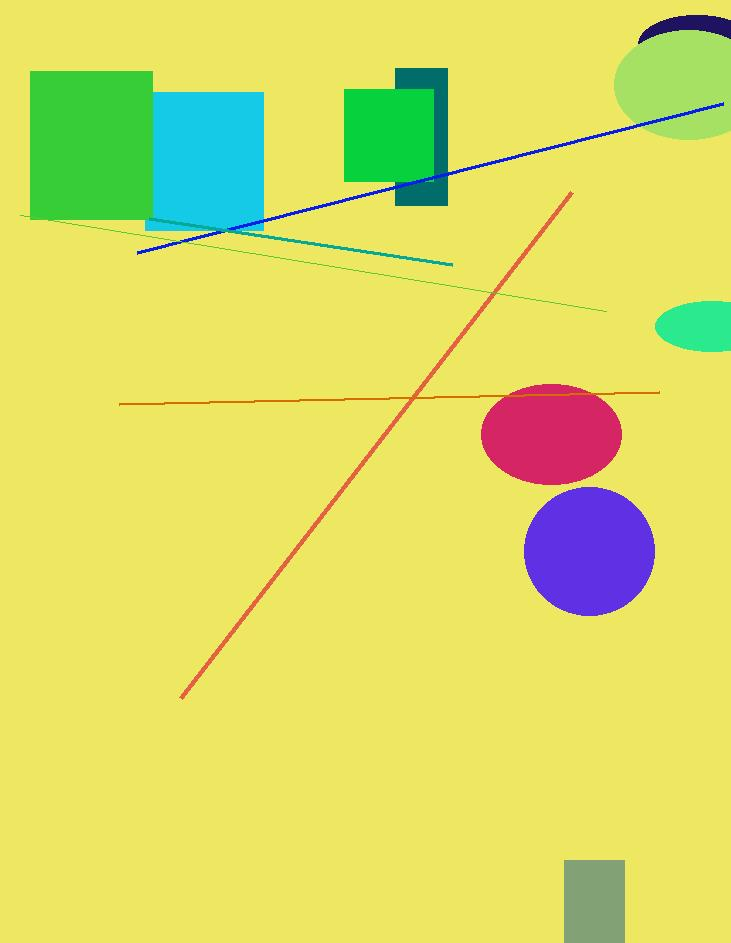
#> input picture frozen_test_images/complex_image_1.jpg, 731 x 943 px, found by its file name; its folder holds only this picture in this run
$ python test_image_quality.py   (older library calls are emulated)
#> lines starting #> are read from the running program, lines starting #| are printed output that depends on the picture
### process_images.py
from PIL import Image
import os
import cv2  # Required for content-aware and feature-based resizing

# Ensure the output directory exists
def ensure_output_dir(output_dir):
    if not os.path.exists(output_dir):
        os.makedirs(output_dir)

# Simple Resize method
def process_images_simple(input_dir, output_dir):
    ensure_output_dir(output_dir)
    for file_name in os.listdir(input_dir):
        if file_name.endswith(('.jpg', '.jpeg', '.png')):
            img_path = os.path.join(input_dir, file_name)
            img = Image.open(img_path)
            img_resized = img.resize((800, 800), Image.Resampling.LANCZOS)  # Updated from Image.ANTIALIAS
            output_path = os.path.join(output_dir, file_name)
            img_resized.save(output_path)
            print(f"Simple resize completed for: {file_name}")

# Padding Resize method
def process_images_padding(input_dir, output_dir):
    ensure_output_dir(output_dir)
    for file_name in os.listdir(input_dir):
        if file_name.endswith(('.jpg', '.jpeg', '.png')):
            img_path = os.path.join(input_dir, file_name)
            img = Image.open(img_path)
            max_size = max(img.size)
            new_img = Image.new('RGB', (max_size, max_size), (255, 255, 255))  # White background
            new_img.paste(img, (int((max_size - img.size[0]) / 2), int((max_size - img.size[1]) / 2)))
            output_path = os.path.join(output_dir, file_name)
            new_img.save(output_path)
            print(f"Padding resize completed for: {file_name}")

# Content-Aware Resize (Feature-Based) method using OpenCV
def process_images_content_aware(input_dir, output_dir):
    ensure_output_dir(output_dir)
    for file_name in os.listdir(input_dir):
        if file_name.endswith(('.jpg', '.jpeg', '.png')):
            img_path = os.path.join(input_dir, file_name)
            img = cv2.imread(img_path)

            # Resize to a target size, maintaining aspect ratio (example 800px width)
            target_width = 800
            height, width = img.shape[:2]
            scale = target_width / width
            new_size = (target_width, int(height * scale))
            img_resized = cv2.resize(img, new_size, interpolation=cv2.INTER_AREA)

            output_path = os.path.join(output_dir, file_name)
            cv2.imwrite(output_path, img_resized)
            print(f"Content-aware resize completed for: {file_name}")

# Main function to run the resizing on different methods
# [17 lines left out: function main, not called in this run]

# [2 lines that do not run on import are left out]

### test_image_quality.py
import time
import pandas as pd
from PIL import Image, ImageOps
import os
import numpy as np
from skimage.metrics import structural_similarity as ssim
from process_images import process_images_simple, process_images_padding, process_images_content_aware  # Import various methods

# Directories
frozen_test_dir = "/Users/jameswinslow/Documents/Projects/DataScience/IGPhotoResizer/frozen_test_images"
test_output_dir = "/Users/jameswinslow/Documents/Projects/DataScience/IGPhotoResizer/test_output"

# Ensure directories exist
if not os.path.exists(frozen_test_dir):
    os.makedirs(frozen_test_dir)

if not os.path.exists(test_output_dir):
    os.makedirs(test_output_dir)

# Function to calculate SSIM and MSE
def calculate_metrics(original_img_path, processed_img_path):
    original_img = Image.open(original_img_path)
    processed_img = Image.open(processed_img_path)

    # Resize processed image to match original dimensions
    processed_img_resized = processed_img.resize(original_img.size)

    # Convert to grayscale for SSIM
    original_gray = ImageOps.grayscale(original_img)
    processed_gray = ImageOps.grayscale(processed_img_resized)

    original_array = np.array(original_gray)
    processed_array = np.array(processed_gray)

    # Calculate SSIM and MSE
    ssim_value = ssim(original_array, processed_array)
    mse_value = np.mean((original_array - processed_array) ** 2)

    return ssim_value, mse_value

# Function to evaluate different methods and aggregate results
def evaluate_images(method, process_method, n_runs=5):
    results = []

    for i in range(n_runs):
        print(f"Starting run {i + 1} for {method}...")
        start_time = time.time()  # Start timing

        # Run the selected resizing method
        process_method(frozen_test_dir, test_output_dir)

        # Evaluate each image in the frozen test folder
        for file_name in os.listdir(frozen_test_dir):
            original_img_path = os.path.join(frozen_test_dir, file_name)
            processed_img_path = os.path.join(test_output_dir, file_name)

            if os.path.exists(processed_img_path):
                ssim_value, mse_value = calculate_metrics(original_img_path, processed_img_path)
                results.append({
                    'Run': i + 1,
                    'Method': method,
                    'Image': file_name,
                    'SSIM': ssim_value,
                    'MSE': mse_value
                })

        end_time = time.time()  # End timing
        runtime = end_time - start_time
        print(f"Run {i + 1} for {method} completed in {runtime:.2f} seconds")

    return results

if __name__ == "__main__":
    all_results = []

    # Run evaluation for simple resizing method
    all_results.extend(evaluate_images("Simple Resize", process_images_simple, n_runs=5))
#> in process_images_simple, img is the input picture: PIL image 731x943 RGB; mean R, G, B 216.8, 219.8, 103.2
#> in process_images_simple, `img_resized = img.resize((800, 800), Image.Resampling.LANCZOS)`:
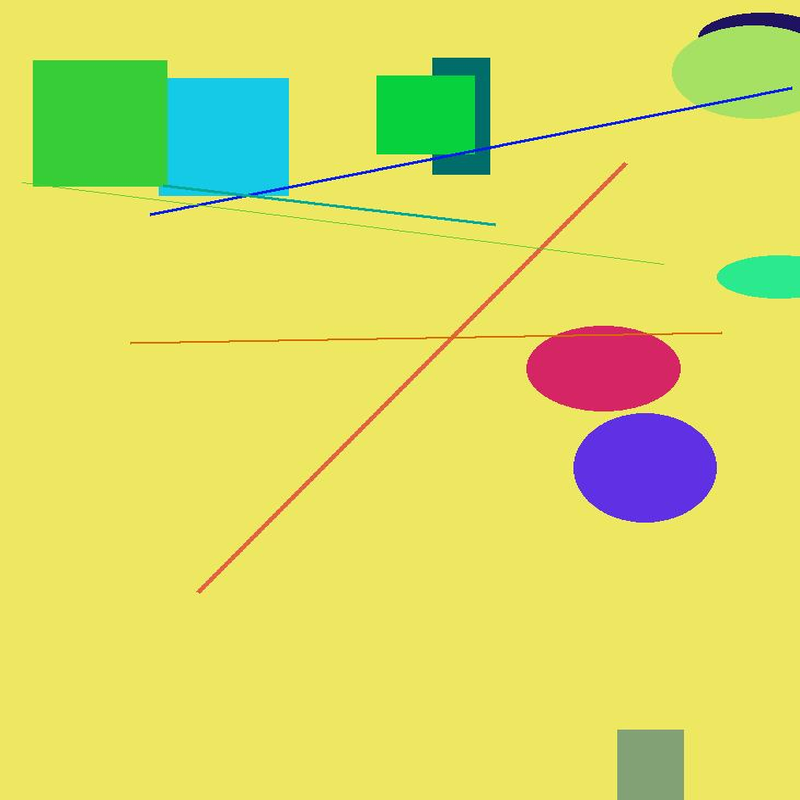
#> img_resized: PIL image 800x800 RGB; mean R, G, B 216.8, 219.8, 103.2
#> in calculate_metrics, `original_gray = ImageOps.grayscale(original_img)`:
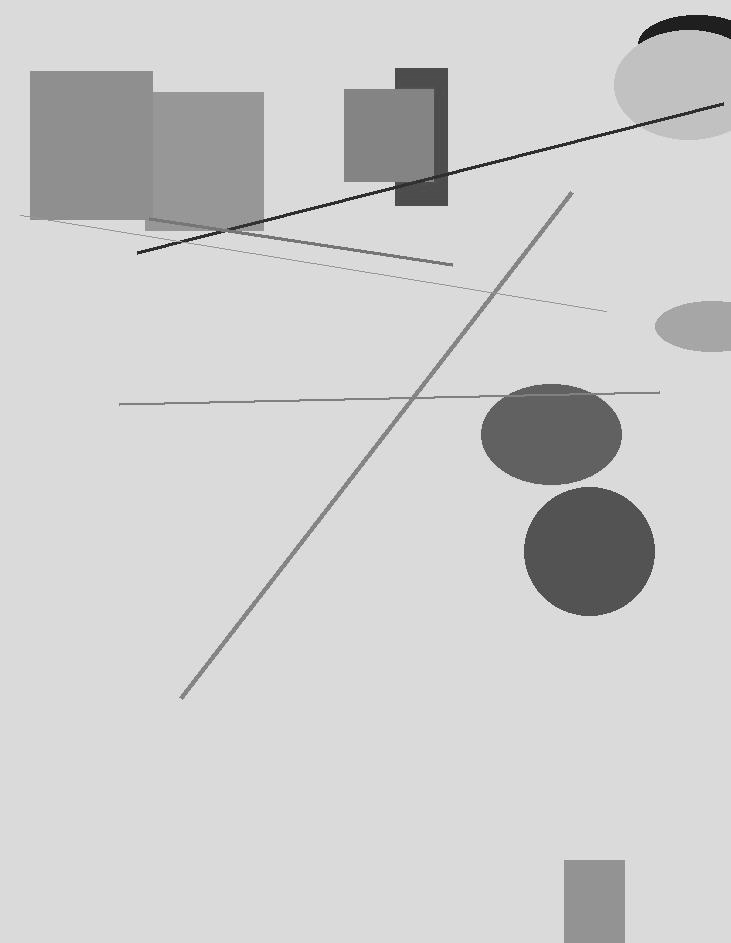
#> original_gray: PIL image 731x943 L; min 5, max 247, mean 205.6
#> in calculate_metrics, `ssim_value = ssim(original_array, processed_array)`: ssim_value = 0.985
#> in calculate_metrics, `mse_value = np.mean((original_array - processed_array) ** 2)`: mse_value = 3.99
#> in evaluate_images, `ssim_value, mse_value = calculate_metrics(original_img_path, processed..`: ssim_value = 0.985; mse_value = 3.99

    # Run evaluation for padding resizing method
    all_results.extend(evaluate_images("Padding Resize", process_images_padding, n_runs=5))
#> in process_images_padding, `new_img = Image.new('RGB', (max_size, max_size), (255, 255, 255))`: new_img: PIL image 943x943 RGB; every value is 255
#> in process_images_padding, `new_img.paste(img, (int((max_size - img.size[0]) / 2), int((max_size -..`:
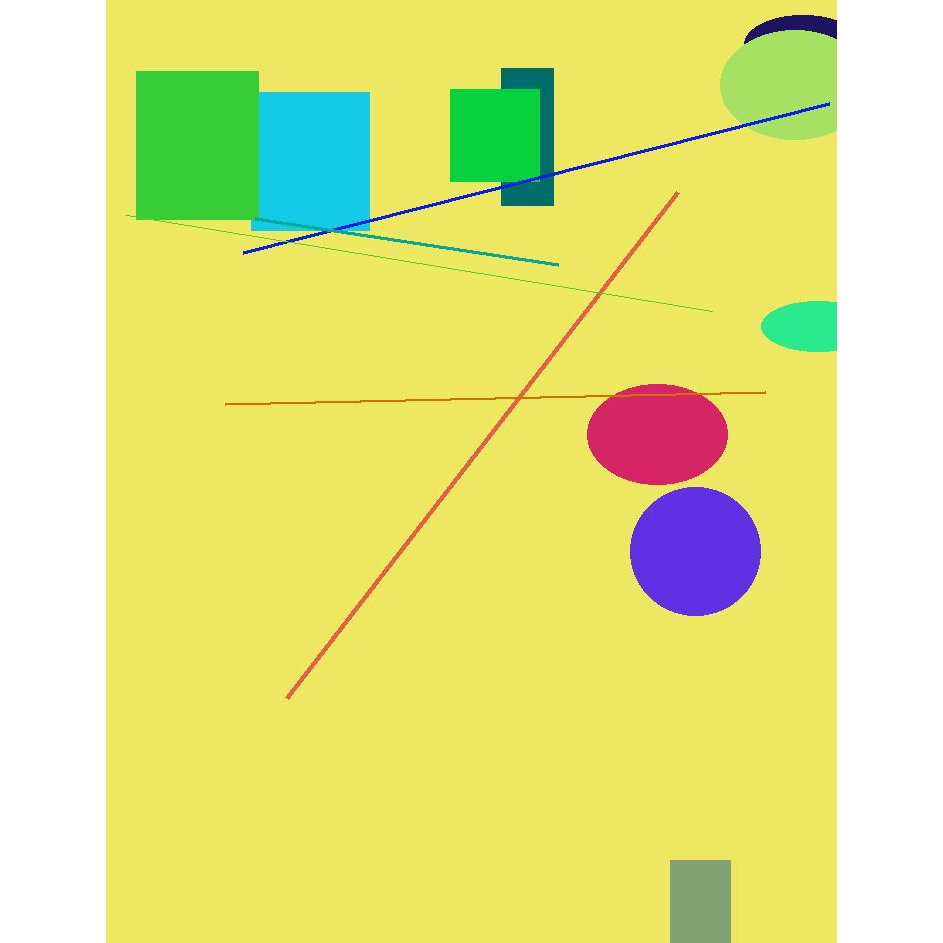
#> new_img: PIL image 943x943 RGB; mean R, G, B 225.4, 227.7, 137.3
#> in calculate_metrics (call 6), `processed_img_resized = processed_img.resize(original_img.size)`:
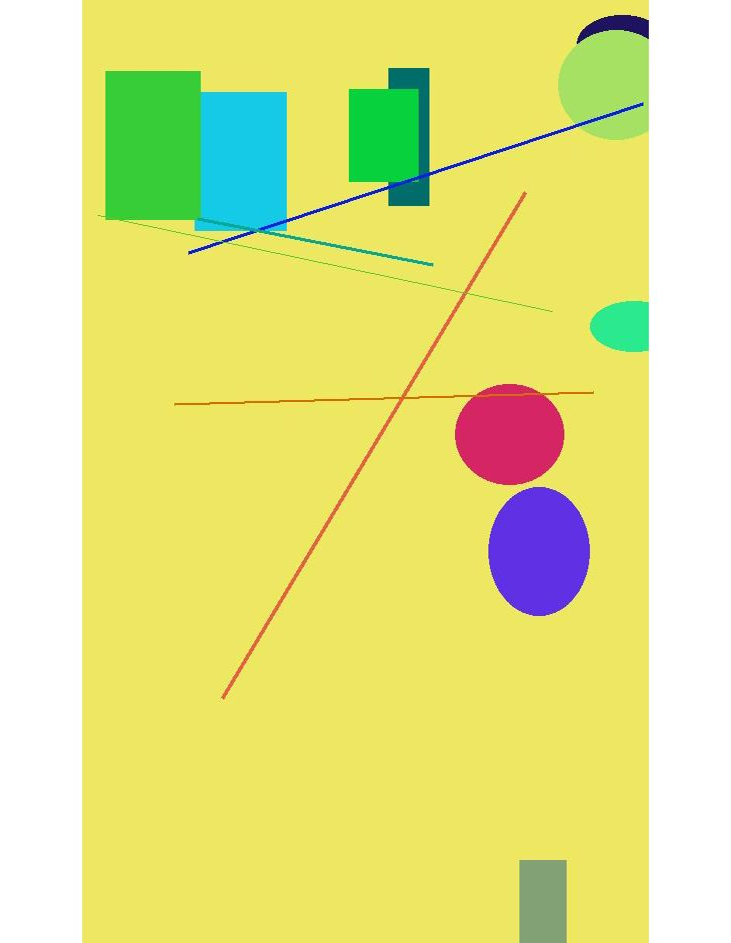
#> processed_img_resized: PIL image 731x943 RGB; mean R, G, B 225.3, 227.7, 137.3
#> in calculate_metrics (call 6), `processed_gray = ImageOps.grayscale(processed_img_resized)`:
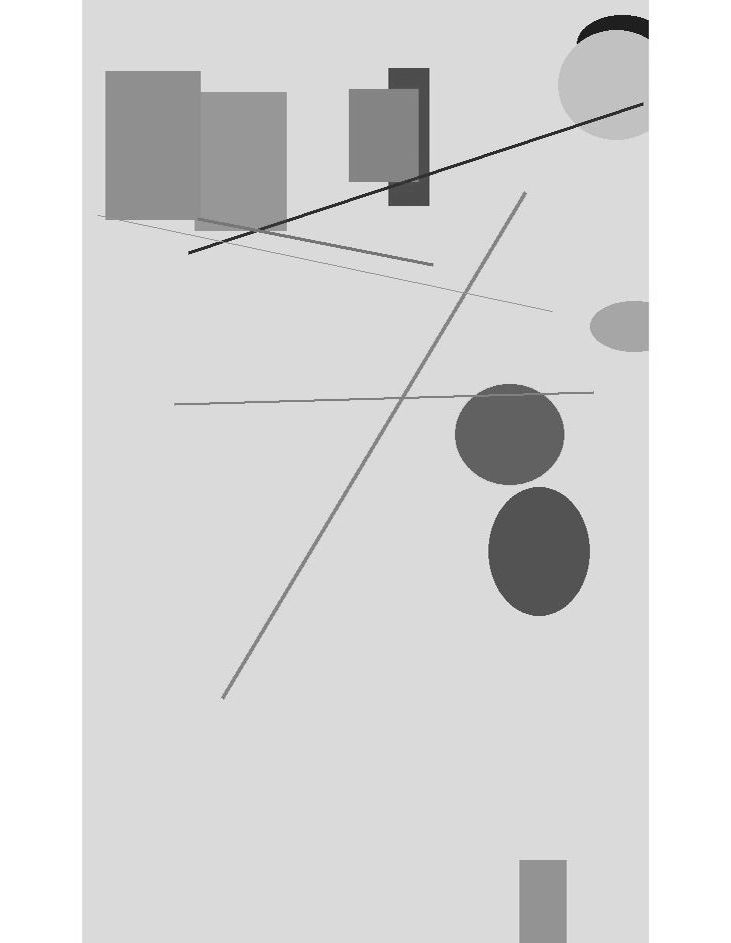
#> processed_gray: PIL image 731x943 L; min 5, max 255, mean 216.7
#> in calculate_metrics (call 6), `ssim_value = ssim(original_array, processed_array)`: ssim_value = 0.876
#> in calculate_metrics (call 6), `mse_value = np.mean((original_array - processed_array) ** 2)`: mse_value = 31.42

    # Run evaluation for content-aware resizing method
    all_results.extend(evaluate_images("Content-Aware Resize", process_images_content_aware, n_runs=5))

    # Convert results to DataFrame
    results_df = pd.DataFrame(all_results)

    # Save results to CSV
    results_csv_path = os.path.join(os.path.dirname(__file__), "resizing_comparison_results.csv")
    results_df.to_csv(results_csv_path, index=False)

    print(f"All results saved to {results_csv_path}")
